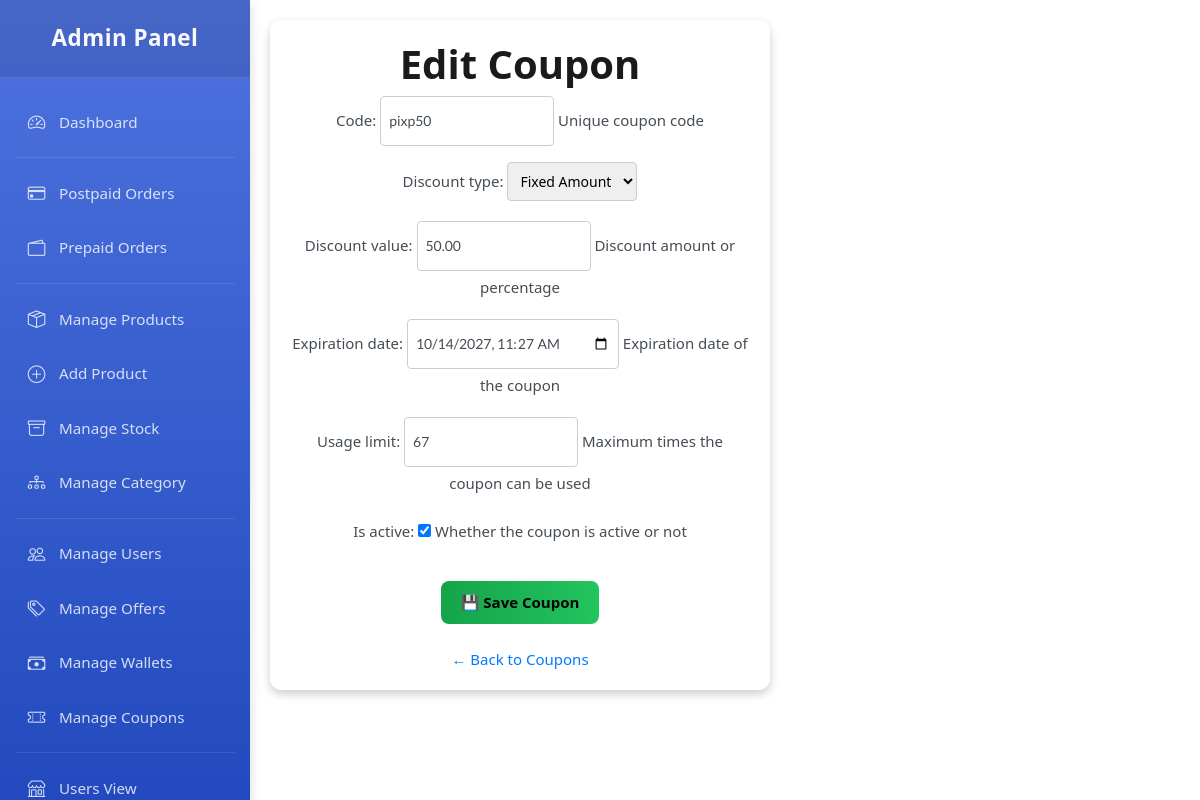
The app's page /adminpanel/coupons/edit/1/ with its own data.
### cart/models.py (models this page shows, shortened)
class Coupon(models.Model):
    DISCOUNT_TYPE_CHOICES = [
        ('percentage', 'Percentage'),
        ('fixed', 'Fixed Amount'),
    ]
    code = models.CharField(max_length=20, unique=True, help_text="Unique coupon code")
    discount_type = models.CharField(max_length=10, choices=DISCOUNT_TYPE_CHOICES, default='percentage')
    discount_value = models.DecimalField(max_digits=10,default="10", decimal_places=2, help_text="Discount amount or percentage")
    expiration_date = models.DateTimeField(help_text="Expiration date of the coupon")
    usage_limit = models.PositiveIntegerField(default=1, help_text="Maximum times the coupon can be used")
    used_count = models.PositiveIntegerField(default=0, help_text="Number of times the coupon has been used")
    is_active = models.BooleanField(default=True, help_text="Whether the coupon is active or not")

### adminpanel/views.py (the view)
# urls.py: path('coupons/edit/<int:coupon_id>/', views.edit_coupon, name='edit_coupon'),
def edit_coupon(request, coupon_id):
    coupon = get_object_or_404(Coupon, id=coupon_id)
    if request.method == "POST":
        form = CouponForm(request.POST, instance=coupon)
        if form.is_valid():
            form.save()
            messages.success(request, "Coupon updated successfully!")
            return redirect(reverse('coupon_list'))
    else:
        form = CouponForm(instance=coupon)
    return render(request, 'admin/coupon_form.html', {'form': form, 'title': "Edit Coupon"})

### adminpanel/forms.py
class CouponForm(forms.ModelForm):
    class Meta:
        model = Coupon
        fields = ['code', 'discount_type', 'discount_value', 'expiration_date', 'usage_limit', 'is_active']
        widgets = {
            'expiration_date': forms.DateTimeInput(attrs={'type': 'datetime-local'}),
        }

### cart/context_processors.py (called while the page is built)
def cart_item_count(request):
    if request.user.is_authenticated:
        cart, created = Cart.objects.get_or_create(user=request.user)
        count = cart.cart_items.count()  # Count total items in the cart
    else:
        count = 0  # If user is not logged in, set count to 0
    return {'cart_count': count}

def wishlist_item_count(request):
    if request.user.is_authenticated:
        wishlist, created = Wishlist.objects.get_or_create(user=request.user)
        count = wishlist.items.count()  # Use 'items' from related_name in WishlistItem
    else:
        count = 0  # No wishlist items if user is not logged in
    return {'wishlist_count': count}

### templates/admin/coupon_form.html (shortened to what this page needs)
{% extends "admin/admin-base.html" %}
{% block content %}
<div class="flex justify-center items-center min-h-screen bg-gray-100">
    <div class="custom-container">
        <h1 class="text-3xl font-bold mb-6">{{ title }}</h1>
        <form method="post" class="space-y-4">
            <div class="space-y-3">
                {{ form.as_p }}
            </div>
            <button type="submit" class="custom-btn w-full">
                💾 Save Coupon
            </button>
        </form>
        <div class="mt-4">
            <a href="{% url 'coupon_list' %}" class="font-semibold text-lg hover:underline transition">
                ← Back to Coupons
            </a>
        </div>
    </div>
</div>
{% endblock %}

### static/css/styles.css (style rules this page uses)
:root { --header-height: 4rem; --first-color: hsl(210, 100%, 50%); --first-color-alt: hsl(200, 100%, 80%); --second-color: hsl(35, 100%, 50%); --title-color: hsl(0, 0%, 10%); --text-color: hsl(210, 10%, 30%); --text-color-light: hsl(210, 15%, 50%); --body-color: hsl(0, 0%, 100%); --container-color: hsl(210, 20%, 95%); --border-color: hsl(210, 50%, 90%); --border-color-alt: hsl(200, 89%, 82%); --body-font: "Lato", sans-serif; --second-font: "League Spartan" sans-serif; --big-font-size: 3.5rem; --h1-font-size: 2.75rem; --h2-font-size: 2rem; --h3-font-size: 1.75rem; --h4-font-size: 1.375rem; --large-font-size: 1.125rem; --normal-font-size: 1rem; --small-font-size: 0.875rem; --smaller-font-size: 0.75rem; --tiny-font-size: 0.6875rem; --weight-400: 400; --weight-500: 500; --weight-600: 600; --weight-700: 700; --transition: cubic-bezier(0, 0, 0.05, 1); }
@media screen and (max-width: 1200px) { :root { --big-font-size: 2.25rem; --h1-font-size: 2rem; --h2-font-size: 1.375rem; --h3-font-size: 1.25rem; --h4-font-size: 1.125rem; --large-font-size: 1rem; --normal-font-size: 0.9375rem; --small-font-size: 0.8125rem; --smaller-font-size: 0.6875rem; --tiny-font-size: 0.625rem; } }
* { margin: 0; padding: 0; box-sizing: border-box; }
html { scroll-behavior: smooth; }
input, textarea, body { color: var(--text-color); font-family: var(--body-font); font-size: var(--normal-font-size); font-weight: var(--weight-400); }
body { background-color: var(--body-color); }
h1, h2, h3, h4 { font-family: var(--second-font); color: var(--title-color); font-weight: var(--weight-600); }
a { text-decoration: none; }
p { line-height: 2rem; }
button, textarea, input { background-color: transparent; border: none; outline: none; }
.flex { display: flex; align-items: center; column-gap: 0.5rem; }
form button { margin-top: 10px; }
form input, form select, form textarea { border: 1px solid #ccc; padding: 8px; font-size: 14px; border-radius: 4px; }

### templates/admin/admin-base.html (style rules this page uses)
:root { --primary-color: #4e73df; --secondary-color: #224abe; --accent-color: #36b9cc; --text-light: #f8f9fc; --sidebar-width: 250px; --transition-speed: 0.3s; --sidebar-bg: linear-gradient(180deg, #4e73df 0%, #224abe 100%); }
body { font-family: 'Nunito', 'Segoe UI', Roboto, sans-serif; }

### templates/admin/coupon_form.html (style rules this page uses)
.custom-container { background: rgba(255, 255, 255, 0.8); backdrop-filter: blur(10px); border-radius: 12px; padding: 20px; box-shadow: 0px 4px 10px rgba(0, 0, 0, 0.2); width: 100%; max-width: 500px; text-align: center; }
.custom-btn { background: linear-gradient(to right, #16a34a, #22c55e); color: black; padding: 10px 20px; border-radius: 8px; font-weight: bold; transition: opacity 0.3s; }

### records on screen
Coupon: code "pixp50", discount_type "Fixed Amount", discount_value "50.00", expiration_date "10/14/2027 11:27", usage_limit "67", is_active "☑"

### other values on screen
{{ title }} "Edit Coupon"
